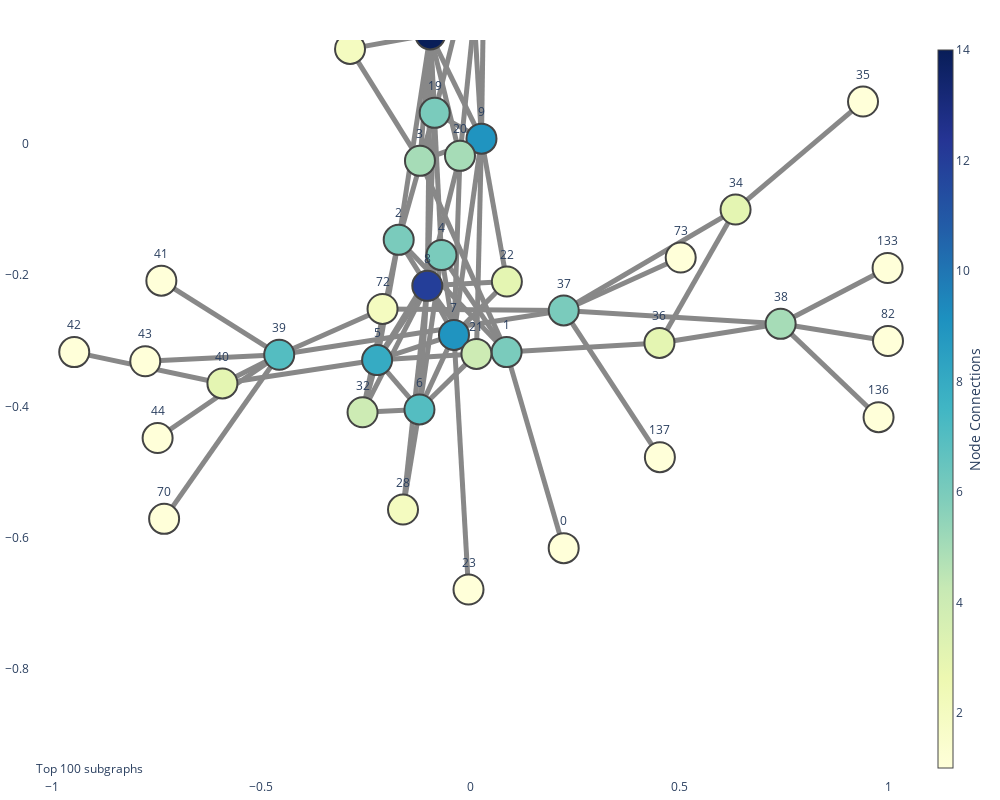

The cell this chart's notebook holds for it:
### Code cell
import networkx as nx
from torch_geometric.utils import to_networkx
import plotly.graph_objects as go

def visualize_top_subgraphs_plotly(data, edge_mask, top_n=10, save_path=None):
    # Convert data to networkx graph
    G = to_networkx(data, to_undirected=True)
    
    # Set edge weights from edge mask
    for i, (u, v) in enumerate(G.edges()):
        G[u][v]['weight'] = edge_mask[i].item()
    
    # Get top-N edges based on weight
    top_edges = sorted(G.edges(data=True), key=lambda x: x[2]['weight'], reverse=True)[:top_n]
    top_edges = [(u, v) for u, v, w in top_edges]

    # Create a subgraph containing the top-N edges
    subgraph = G.edge_subgraph(top_edges)

    edge_weights = [subgraph[u][v]['weight'] for u, v in subgraph.edges()]
    # edge_weights = [float(subgraph[u][v]['weight']) for u, v in subgraph.edges()]

    # Get positions for all nodes in subgraph
    pos = nx.spring_layout(subgraph)

    edge_x = []
    edge_y = []
    for edge in subgraph.edges(data=True):
        # x, y = [], []
        x0, y0 = pos[edge[0]]
        x1, y1 = pos[edge[1]]
        # x.append(x0)
        # x.append(x1)
        # x.append(None)

        # y.append(y0)
        # y.append(y1)
        # y.append(None)
        
        edge_x.append(x0)
        edge_x.append(x1)
        edge_x.append(None)
        edge_y.append(y0)
        edge_y.append(y1)
        edge_y.append(None)
    # print(edge_x)
    
    # Create Plotly edge traces
    edge_trace = go.Scatter(
        x=edge_x, y=edge_y,
        line=dict(width=5, color='#888'),
        hoverinfo='none',
        mode='lines'
    )

    # edge_trace = []
    # for i, e in enumerate(subgraph.edges):
    #     trace_ = go.Scatter(
    #         x=edge_x[i], y=edge_y[i],
    #         mode="lines",
    #         line=dict(width=edge_weights[i]*5, color="#888"),
    #         hovertext=[str(edge_weights[i])],
    #         hoverinfo='text')
        
    #     edge_trace.append(trace_)

    node_x = []
    node_y = []
    node_text = []
    
    for node in subgraph.nodes():
            x, y = pos[node]
            node_x.append(x)
            node_y.append(y)
            node_text.append(str(node))
        
    # Create Plotly node traces
    node_trace = go.Scatter(
        x=node_x,
        y=node_y,
        text=node_text,
        mode='markers+text',
        textposition='top center',
        hoverinfo='text',
        marker=dict(
            showscale=True,
            colorscale='YlGnBu',
            size=30,
            colorbar=dict(
                thickness=15,
                title='Node Connections',
                xanchor='left',
                titleside='right'
            ),
            line_width=2)
    )

    node_adjacencies = []
    node_text = []
    for node, adjacencies in enumerate(subgraph.adjacency()):
        node_adjacencies.append(len(adjacencies[1]))
        node_text.append('# of connections: '+str(len(adjacencies[1])))
    
    node_trace.marker.color = node_adjacencies
    # node_trace.text = node_text



    # fig = go.Figure(data=[node_trace]+edge_trace[0:],
    fig = go.Figure(data=[edge_trace, node_trace],
                    layout=go.Layout(
                        # title='<br>Network graph of top subgraph edges',
                        # paper_bgcolor='white',
                        plot_bgcolor='white',
                        titlefont_size=20,
                        showlegend=False,
                        hovermode='closest',
                        margin=dict(b=20, l=5, r=5, t=40),
                        annotations=[dict(
                            text="Top 100 subgraphs",
                            showarrow=False,
                            xref="paper", yref="paper",
                            x=0.005, y=-0.002)],
                        xaxis=dict(showgrid=False, zeroline=False),
                        yaxis=dict(showgrid=False, zeroline=False),
                        width=1000,
                        height=800)
                    )

    # for i in range(len(edge_weights)):
    #     fig.add_trace(
    #         go.Scatter(
    #             x=edge_x[i*3:i*3+2], 
    #             y=edge_y[i*3:i*3+2],
    #             mode='lines',
    #             line=dict(width=edge_weights[i]*10, color='blue'),
    #             hoverinfo='none',
    #             showlegend=False
    #         )
    #     )

    # Save the plot if save_path is provided
    if save_path:
        fig.write_image(save_path)
    fig.show()

# Example usage (assuming 'data' and 'edge_mask' are defined)
visualize_top_subgraphs_plotly(data, explanation.edge_mask, top_n=100, save_path='top100_subgraph_plotly.png')

### Figure 1 — Plotly figure (JSON) as saved in the notebook; plotly's stock layout.template omitted (floating-point values rounded to 4 significant figures; data arrays with more than 128 entries replaced by an {"elided": "..."} marker saying what was removed)
{"data": [{"hoverinfo": "none", "line": {"color": "#888", "width": 5}, "mode": "lines", "type": "scatter", "x": {"elided": "300 float values"}, "y": {"elided": "300 float values"}}, {"hoverinfo": "text", "marker": {"color": [1, 6, 6, 5, 6, 8, 7, 9, 12, 9, 14, 12, 14, 2, 1, 1, 2, 3, 4, 6, 5, 4, 2, 1, 2, 1, 1, 3, 2, 1, 1, 4, 3, 1, 3, 6, 5, 7, 3, 1, 1, 1, 1, 1, 1, 2, 1, 1, 1, 1, 3, 2], "colorbar": {"thickness": 15, "title": {"side": "right", "text": "Node Connections"}, "xanchor": "left"}, "colorscale": [[0, "rgb(255,255,217)"], [0.125, "rgb(237,248,177)"], [0.25, "rgb(199,233,180)"], [0.375, "rgb(127,205,187)"], [0.5, "rgb(65,182,196)"], [0.625, "rgb(29,145,192)"], [0.75, "rgb(34,94,168)"], [0.875, "rgb(37,52,148)"], [1, "rgb(8,29,88)"]], "line": {"width": 2}, "showscale": true, "size": 30}, "mode": "markers+text", "text": ["0", "1", "2", "3", "4", "5", "6", "7", "8", "9", "10", "11", "12", "13", "137", "14", "16", "17", "18", "19", "20", "21", "150", "23", "147", "152", "25", "22", "28", "151", "133", "32", "34", "35", "36", "37", "38", "39", "40", "41", "42", "43", "44", "136", "70", "72", "73", "82", "360", "361", "362", "363"], "textposition": "top center", "type": "scatter", "x": [0.2239, 0.08728, -0.1709, -0.12, -0.06846, -0.2226, -0.1212, -0.03862, -0.1025, 0.02719, -0.09539, 0.03505, -0.05962, -0.148, 0.4541, -0.08908, 0.1634, -0.03541, 0.001351, -0.08473, -0.02423, 0.01514, -0.2212, -0.003846, -0.2874, -0.1857, 0.2823, 0.08796, -0.1606, 0.0151, 0.999, -0.2574, 0.6352, 0.9402, 0.4531, 0.224, 0.7431, -0.4568, -0.5927, -0.7389, -0.9473, -0.7774, -0.7478, 0.9774, -0.7322, -0.2096, 0.504, 1, 0.1178, -0.2662, -0.1163, 0.09555], "y": [-0.616, -0.3173, -0.1462, -0.02591, -0.1695, -0.3294, -0.4047, -0.291, -0.2163, 0.007947, 0.1668, 0.3516, 0.6349, 0.642, -0.4774, 0.9762, 0.6299, 0.4423, 0.2832, 0.04728, -0.01831, -0.32, 0.4376, -0.6789, 0.1446, 0.8703, 0.4821, -0.2098, -0.5571, 0.9055, -0.1892, -0.409, -0.1001, 0.06445, -0.3033, -0.2538, -0.2742, -0.3213, -0.365, -0.2085, -0.3173, -0.3312, -0.4482, -0.4164, -0.5713, -0.2515, -0.1732, -0.3004, 0.9853, 0.9548, 0.41, 0.5746]}], "layout": {"annotations": [{"showarrow": false, "text": "Top 100 subgraphs", "x": 0.005, "xref": "paper", "y": -0.002, "yref": "paper"}], "dragmode": "pan", "height": 800, "hovermode": "closest", "margin": {"b": 20, "l": 5, "r": 5, "t": 40}, "plot_bgcolor": "white", "showlegend": false, "title": {"font": {"size": 20}}, "width": 1000, "xaxis": {"autorange": false, "range": [-1.053, 1.053], "showgrid": false, "type": "linear", "zeroline": false}, "yaxis": {"autorange": false, "range": [-0.9661, 0.1582], "showgrid": false, "type": "linear", "zeroline": false}}}
